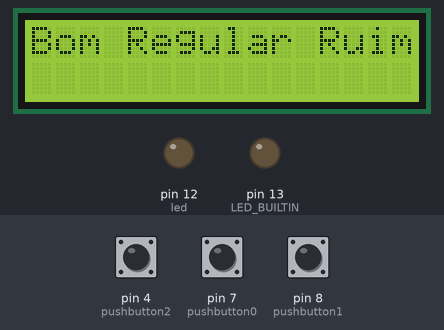
Bench run of a sketch on a simulated Arduino Uno, built with avr-gcc and run on an emulated ATmega328P. Parts: 16×2 character LCD, output pins drawn as LEDs (lit = HIGH). Inputs (shaded band) come from the test bench; at power-on: pin 4 (pushbutton2) HIGH, pin 7 (pushbutton0) HIGH, pin 8 (pushbutton1) HIGH. What the sketch prints to the serial monitor is not drawn.

Above: at 1.2 s.
1.3 s: pin 4 (pushbutton2) pulled LOW for 0.15 s
At 1.7 s:
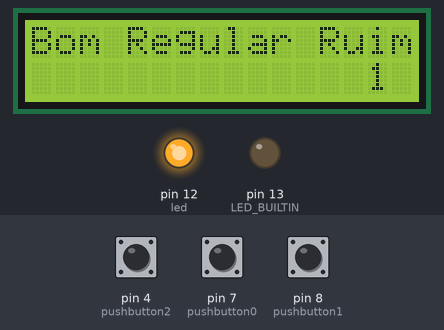
2.9 s: pin 7 (pushbutton0) pulled LOW for 0.15 s
At 4.1 s:
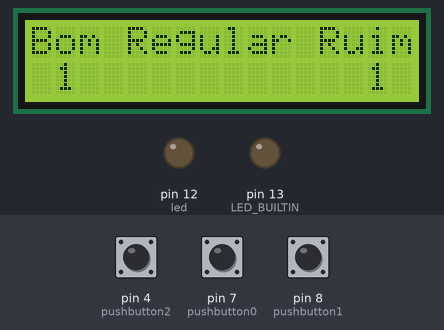
4.5 s: pin 8 (pushbutton1) pulled LOW for 0.15 s
At 5.6 s:
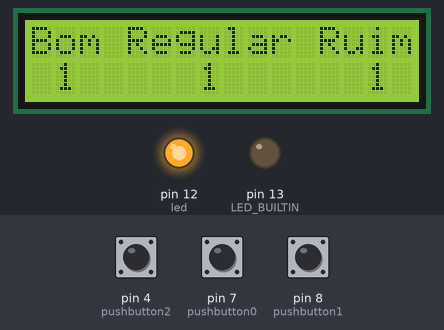
6.1 s: pin 4 (pushbutton2) pulled LOW for 1 s
At 6.8 s:
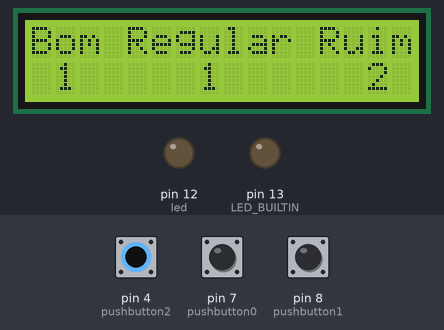
8.6 s: pin 7 (pushbutton0) pulled LOW for 1 s
At 9.8 s:
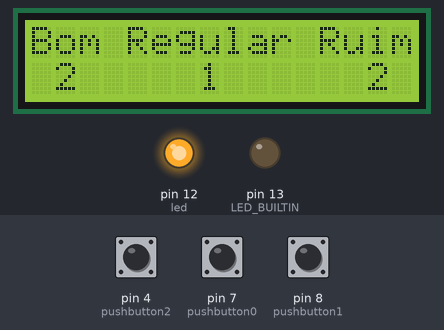
11.1 s: pin 8 (pushbutton1) pulled LOW for 1 s
At 11.7 s:
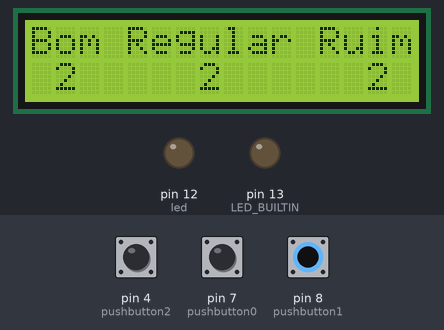
Timing chart, 0 to 14.1 s (numbered marks = the images above; inputs shaded):
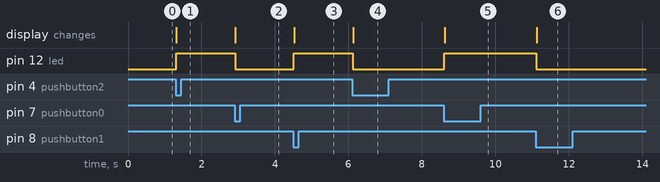

Measured:
- after the input at 1.3 s, pin 12 (led): LOW → HIGH at once; the display: changes at once (image 1)
- after the input at 2.9 s, pin 12 (led): HIGH → LOW at once; the display: changes at once (image 2)
- after the input at 4.5 s, pin 12 (led): LOW → HIGH at once; the display: changes at once (image 3)
- after the input at 6.1 s, pin 12 (led): HIGH → LOW at once; the display: changes at once (image 4)
- after the input at 8.6 s, pin 12 (led): LOW → HIGH at once; the display: changes at once (image 5)
- after the input at 11.1 s, pin 12 (led): HIGH → LOW at once; the display: changes at once (image 6)

The sketch:

sketch_oct30a.ino
```cpp
#include <Wire.h>
#include <LiquidCrystal_I2C.h>

LiquidCrystal_I2C lcd(0x27, 16, 2);

int pushbutton2 = 4; // declara o push button na porta 2
int pushbutton1= 8;
int pushbutton0 = 7;

int led = 12; // declara led na porta 13
bool estadoled = 0;

int contador1 = 0;
int contador2 = 0;
int contador0 = 0;

void setup() {
  lcd.init();
  lcd.setBacklight(HIGH);
  pinMode(pushbutton0, INPUT_PULLUP); // define o pino do botao como entrada
  pinMode(pushbutton1, INPUT_PULLUP);
  pinMode(pushbutton2, INPUT_PULLUP);
  pinMode(led, OUTPUT);// define LED como saida
  pinMode(LED_BUILTIN, OUTPUT);
  Serial.begin(9600);
}

void loop() {
  lcd.setCursor(0,0);
  lcd.print("Bom");
  lcd.setCursor(4,0);
  lcd.print("Regular");
  lcd.setCursor(12,0);
  lcd.print("Ruim");

  if (digitalRead(pushbutton0) == LOW){
    contador0++;
    Serial.print("Contador0: ");
    Serial.println(contador0);
    lcd.setCursor(1,1);
    lcd.print(contador0);
    estadoled = !estadoled; // troca o estado do LED
    digitalWrite(led, estadoled);
    while (digitalRead(pushbutton0) == LOW);
    delay(50);
  } else if (digitalRead(pushbutton1) == LOW){
    contador1++;
    Serial.print("Contador1: ");
    Serial.println(contador1);
    lcd.setCursor(7,1);
    lcd.print(contador1);
    estadoled = !estadoled; // troca o estado do LED
    digitalWrite(led, estadoled);
    while (digitalRead(pushbutton1) == LOW);
    delay(50);
  } else if (digitalRead(pushbutton2) == LOW){
    contador2++;
    Serial.print("Contador2: ");
    Serial.println(contador2);
    lcd.setCursor(14,1);
    lcd.print(contador2);
    estadoled = !estadoled; // troca o estado do LED
    digitalWrite(led, estadoled);
    while (digitalRead(pushbutton2) == LOW);
    delay(50);
  }

}
```
